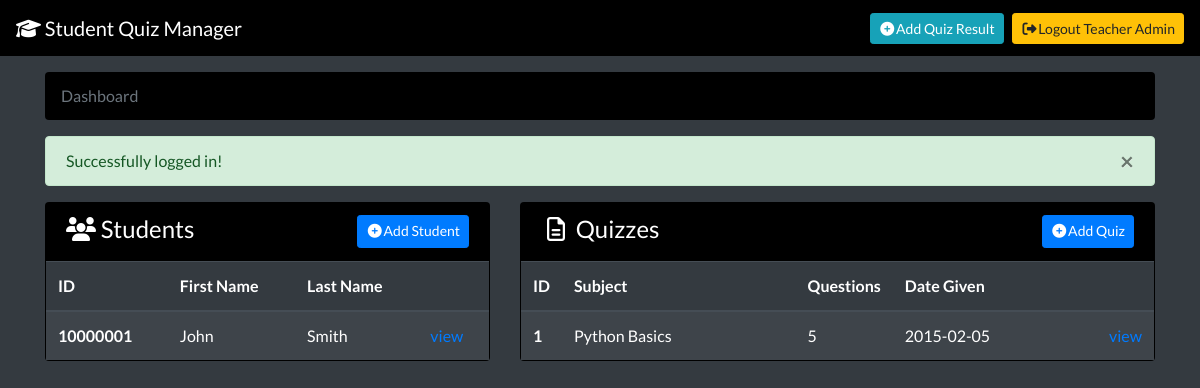
The app's page /dashboard (signed in) with its own data.
### tables this page shows
CREATE TABLE students (
    id INTEGER PRIMARY KEY AUTOINCREMENT,
    first_name TEXT NOT NULL,
    last_name TEXT NOT NULL
);

CREATE TABLE quizzes (
    id INTEGER PRIMARY KEY AUTOINCREMENT,
    quiz_subject TEXT NOT NULL,
    question_count INTEGER NOT NULL,
    quiz_date DATE NOT NULL
);

### app.py (the view)
@app.route('/dashboard')
def dashboard():
    if not check_auth():
        return redirect("/login")
    breadcrumbs = [{"title": "Dashboard", "url": "/"}]
    students = query("select * from students\
                         order by last_name, first_name asc")
    quizzes = query("select * from quizzes\
                        order by quiz_date asc")
    return render_template("teacher/dashboard.html",
                           breadcrumbs=breadcrumbs,
                           students=students,
                           quizzes=quizzes,
                           alert=session.pop("alert", None)
                           )

### app.py (called while the page is built)
def check_auth():
    if "auth" in session:
        return True
    return False

### db.py (called while the page is built)
def make_dicts(cursor, row):
    return dict((cursor.description[idx][0], value)
                for idx, value in enumerate(row))

def get_db():
    db = getattr(g, '_database', None)
    if db is None:
        db = g._database = sqlite3.connect(DATABASE)
        db.row_factory = make_dicts
    return db

def query(query, args=(), one=False):
    cur = get_db().execute(query, args)
    rv = cur.fetchall()
    cur.close()
    return (rv[0] if rv else None) if one else rv

def close_connection(exception):
    db = getattr(g, '_database', None)
    if db is not None:
        db.close()

### templates/teacher/dashboard.html (shortened to what this page needs)
{% extends "layout/base.html" %}
{% block navbar_extra %}
<a class="float-right btn btn-sm btn-info" href="/results/add"><i class="fa fa-fw fa-plus-circle"></i>Add Quiz Result</a>
{% endblock %}
{% block page_content %}
<div class="row">
    <div class="col-md-5 col-sm-12 col-xs-12">
        <div class="card text-white" style="background: #000;">
            <div class="card-header">
                <div class="d-flex w-100 justify-content-between">
                    <span class="mb-1 h4"><i class="fa fa-fw fa-users"></i>&nbsp;Students</span>
                    <a href="/student/add" class="btn btn-sm btn-primary"><i class="fa fa-fw fa-plus-circle"></i>Add Student</a>
                </div>
            </div>
            <div class="card-body p-0 bg-dark">
                {% if students %}
                <table class="table table-striped table-hover table-dark m-0 p-0">
                    <thead class="thead-dark">
                        <tr>
                            <th scope="col">ID</th>
                            <th scope="col">First Name</th>
                            <th scope="col">Last Name</th>
                            <th scope="col"></th>
                        </tr>
                    </thead>
                    <tbody>
                        {% for student in students %}
                        <tr id="student-{{ student.id }}">
                            <th scope="row"><a href="/student/{{ student.id }}" class="text-white">{{ student.id }}</a></th>
                            <td>{{ student.first_name }}</td>
                            <td>{{ student.last_name }}</td>
                            <td><a href="/student/{{ student.id }}">view</a></td>
                        </tr>
                        {% endfor %}
                    </tbody>
                </table>
                {% else %}
                <h5 class="text-center my-2">No students found.</h5>
                {% endif %}
            </div>
        </div>
    </div>
    <div class="col-md-7 col-sm-12 col-xs-12">
        <div class="card text-white" style="background: #000;">
            <div class="card-header">
                <div class="d-flex w-100 justify-content-between">
                    <span class="mb-1 h4"><i class="fa fa-fw fa-file-text-o"></i>&nbsp;Quizzes</span>
                    <a href="/quiz/add" class="btn btn-sm btn-primary"><i class="fa fa-fw fa-plus-circle"></i>Add Quiz</a>
                </div>
            </div>
            <div class="card-body p-0 bg-dark">
                {% if quizzes %}
                <table class="table table-striped table-hover table-dark m-0 p-0">
                    <thead class="thead-dark">
                        <tr>
                            <th scope="col" style="width: 5%;">ID</th>
                            <th scope="col" style="width: 40%;">Subject</th>
                            <th scope="col" style="width: 15%;">Questions</th>
                            <th scope="col" style="width: 35%;">Date Given</th>
                            <th scope="col" style="width: 5%"></th>
                        </tr>
                    </thead>
                    <tbody>
                        {% for quiz in quizzes %}
                        <tr id="quiz-{{ quiz.id }}">
                            <th scope="row"><a href="/quiz/{{ quiz.id }}/results" class="text-white">{{ quiz.id }}</a></th>
                            <td>{{ quiz.quiz_subject }}</td>
                            <td>{{ quiz.question_count }}</td>
                            <td>{{ quiz.quiz_date }}</td>
                            <td><a href="/quiz/{{ quiz.id }}/results">view</a></td>
                        </tr>
                        {% endfor %}
                    </tbody>
                </table>
                {% else %}
                <h5 class="text-center my-2">No quizzes found.</h5>
                {% endif %}
            </div>
        </div>
    </div>
</div>
{% endblock %}

### templates/layout/base.html (style rules this page uses)
body { font-family: 'Lato', sans-serif; }

### records on screen
students: id "10000001", first_name "John", last_name "Smith"
quizzes: id "1", quiz_subject "Python Basics", question_count "5", quiz_date "2015-02-05"

### other values on screen
{{ session["auth"]["first_name"] }} "Teacher"
{{ session["auth"]["last_name"] }} "Admin"
{{ crumb.title }} "Dashboard"
{{ alert.message }} "Successfully logged in!"
